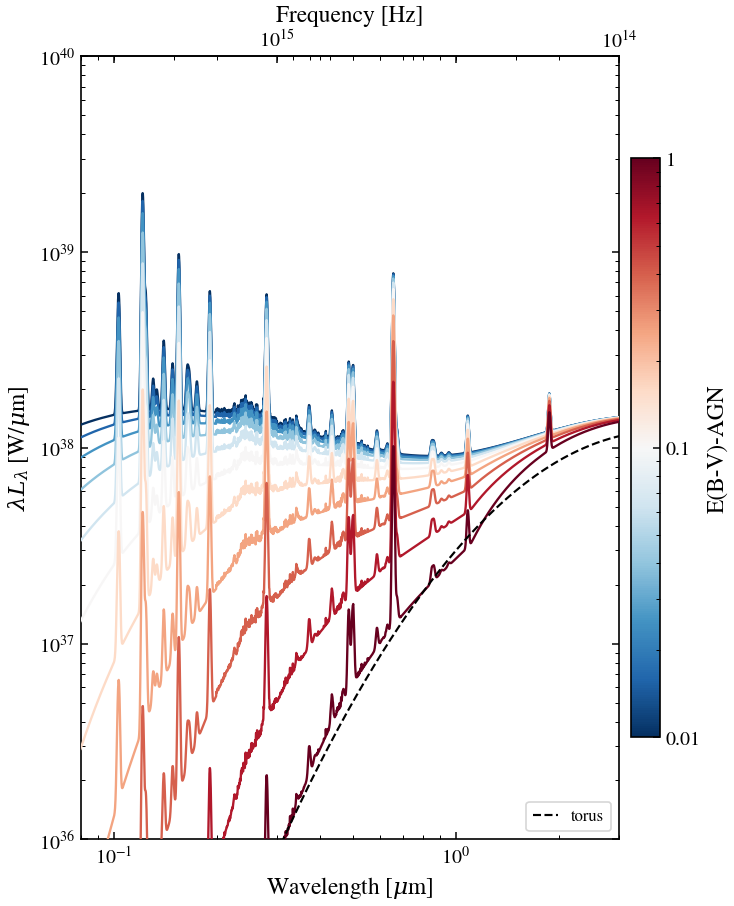

Reproduce this figure in Python.
"""
GRAHSP Fig. 9 reproduction: attenuation of the AGN model
=========================================================

Faithful reproduction of Fig. 9 of Buchner et al. (2024, GRAHSP): the AGN
spectrum from intrinsic (blue, top) to strongly attenuated (red, bottom) as
the AGN-only color excess ``agn_grahsp_ebv_agn`` is swept from 0.01 to 1.
GRAHSP attenuates the AGN side with an SMC/Prevot (1984) law (paper §2.1.5),
which rises steeply into the UV — so the UV/optical continuum is suppressed
far more than the near-IR, and the heaviest attenuation eventually bites into
the torus too. The intrinsic torus component is overplotted dashed black.
"""

import os

os.environ["TF_CPP_MIN_LOG_LEVEL"] = "2"

import warnings

import jax.numpy as jnp
import matplotlib.pyplot as plt
import numpy as np
from matplotlib import cm, colors

from tengri.analysis.plotting import setup_style
from tengri.components.agn.grahsp.model import GRAHSPParams, evaluate_grahsp_agn
from tengri.components.agn.grahsp.templates import load_grahsp_templates

setup_style()
warnings.filterwarnings("ignore", message=".*BakedInBackend.*")

templates = load_grahsp_templates()
wave_nm = jnp.logspace(np.log10(80.0), np.log10(3000.0), 2500)  # 0.08 - 3 um
wave_um = np.asarray(wave_nm) / 1000.0

L5100 = 1.0e45  # bright QSO, to land in the paper's luminosity range
ebv_grid = np.logspace(np.log10(0.01), np.log10(1.0), 11)

# Diverging blue->white->red color map on log E(B-V), matching the paper.
norm = colors.LogNorm(vmin=0.01, vmax=1.0)
cmap = cm.get_cmap("RdBu_r")

fig, ax = plt.subplots(figsize=(6.4, 7.8))


def lambda_Llambda_W(arr_erg_s_nm):
    # lambda * L_lambda in W:  (wave_nm * L_lambda[erg/s/nm]) * 1e-7 [W/erg s^-1]
    return np.asarray(wave_nm) * np.asarray(arr_erg_s_nm) * 1e-7


for ebv in ebv_grid:
    sed = evaluate_grahsp_agn(
        wave_nm,
        GRAHSPParams(l5100=L5100, ebv_agn=ebv, a_feii=5.0, fcov=0.4, si=-1.0),
        templates,
    )
    total = lambda_Llambda_W(sed.bbb_attenuated + sed.torus_attenuated)
    ax.plot(wave_um, total, color=cmap(norm(ebv)), lw=1.4, zorder=3)

# Intrinsic torus (unattenuated), dashed black.
sed0 = evaluate_grahsp_agn(
    wave_nm,
    GRAHSPParams(l5100=L5100, ebv_agn=0.0, ebv=0.0, a_feii=5.0, fcov=0.4, si=-1.0),
    templates,
)
torus_intrinsic = lambda_Llambda_W(sed0.torus + sed0.si)
ax.plot(
    wave_um,
    np.clip(torus_intrinsic, 1e30, None),
    color="k",
    ls="--",
    lw=1.3,
    label="torus",
    zorder=4,
)

ax.set_xscale("log")
ax.set_yscale("log")
ax.set_xlim(0.08, 3.0)
ax.set_ylim(1e36, 1e40)
ax.set_xlabel(r"Wavelength [$\mu$m]")
ax.set_ylabel(r"$\lambda L_\lambda$ [W/$\mu$m]")
ax.legend(loc="lower right", frameon=True, fontsize=10)

# Frequency top axis.
secax = ax.secondary_xaxis(
    "top", functions=(lambda x: 2.99792458e14 / x, lambda nu: 2.99792458e14 / nu)
)
secax.set_xlabel("Frequency [Hz]")

# Color bar for E(B-V)-AGN.
sm = cm.ScalarMappable(norm=norm, cmap=cmap)
cbar = fig.colorbar(sm, ax=ax, fraction=0.05, pad=0.02, location="right")
cbar.set_label("E(B-V)-AGN")
cbar.set_ticks([0.01, 0.1, 1.0])
cbar.set_ticklabels(["0.01", "0.1", "1"])

fig.tight_layout()
plt.show()
